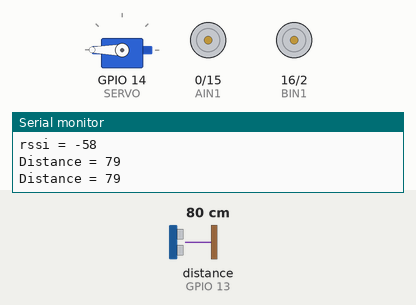
A sketch run on a simulated ESP8266 (NodeMCU). Parts: servo, motor-driver pin pairs drawn as motors (green arrow = first pin HIGH = forward, orange = second pin HIGH = backward, longer = more drive, scaled by the enable pin), the last lines printed to the serial monitor. Wiring (inferred from the names in the program): ultrasonic range finder: trigger GPIO 12; echo GPIO 13. Inputs (shaded band) come from the test bench; at power-on: distance to the obstacle (sensor on GPIO 13) 80 cm. The echo pulse lasts 58.3 µs per cm; WiFi joins after 1.5 s; servers stay silent unless stated.

Above: at 3.2 s.
3.3 s: distance to the obstacle (sensor on GPIO 13) set to 24 cm
At 6.0 s:
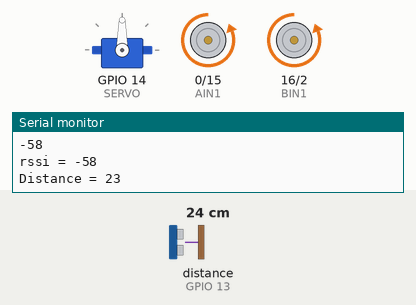
6.3 s: distance to the obstacle (sensor on GPIO 13) set to 20 cm
At 7.7 s:
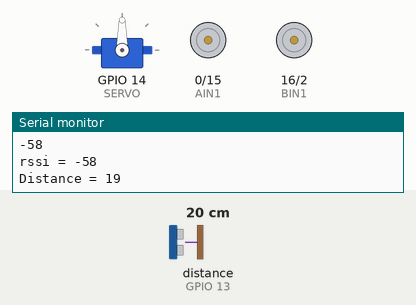
At 9.1 s:
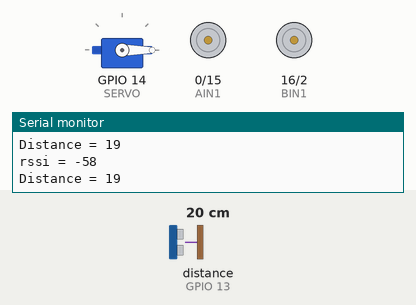
9.3 s: distance to the obstacle (sensor on GPIO 13) set to 28 cm
12.3 s: distance to the obstacle (sensor on GPIO 13) set to 34 cm
Timing chart, 0 to 45.8 s (numbered marks = the images above; inputs shaded):
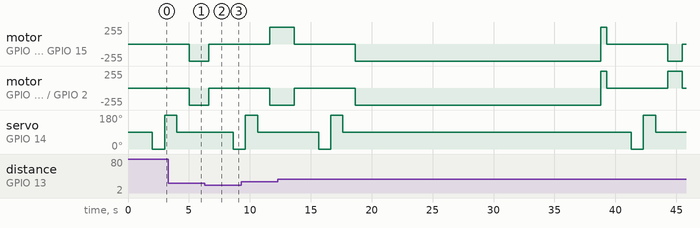

The sketch:

rtes_rendezvous.ino
```cpp
#include <ESP8266WiFi.h>
#include <Servo.h>
#ifndef WIFIMODULE
#define WIFISSID "OnePlus 6T" //rtesgroup11
#define WIFIPWD  "12345678" //rtesgroup11
#endif
const char* ssid     = WIFISSID;
const char* password = WIFIPWD;
Servo servoMotor; //servoMotor for rotating the ultrasonic sensor
#define STOP_RSSI -50  //If signal for RSSI is below this, it will stop the car
#define stop_distance_threshold 20
#define move_distance_threshold 30
//Motor A
#define SERVO 14 // Servo
#define PWMA 5 //Speed control
#define AIN1 0 //Direction wheel A
#define AIN2 15 //Direction wheel A
//Motor B
#define PWMB 4 //Speed control
#define BIN1 16 //Direction wheel B
#define BIN2 2 //Direction wheel B
//#define STNDBY 0 //Standby pin
// Trig and Echo pin for ultrasonic:
#define trigPin 12
#define echoPin 13

#define rotateRight 1
#define rotateLeft 2
#define rotate180 0

int forward_count = 0;
bool stop_bot = false;

void setIOPins(){
  pinMode(AIN1, OUTPUT);
  pinMode(AIN2, OUTPUT);
  pinMode(BIN1, OUTPUT);
  pinMode(BIN2, OUTPUT);
  pinMode(trigPin, OUTPUT);
  pinMode(echoPin, INPUT);
  pinMode(PWMA, OUTPUT);
  pinMode(PWMB, OUTPUT);
  pinMode(SERVO, OUTPUT);
}
void connectToWifi(){
  Serial.print("Connecting to ");
  Serial.println(ssid);
  WiFi.mode(WIFI_STA);
  WiFi.begin(ssid, password);
  while (WiFi.status() != WL_CONNECTED) {
    delay(1000);
    Serial.println(WiFi.status());
  }
  Serial.println("WiFi connected");
  Serial.println("IP address: ");
  Serial.println(WiFi.localIP());
}

void setup() {
  // put your setup code here, to run once:
  Serial.begin(115200);
  servoMotor.attach(SERVO);
  setIOPins();
  Serial.println("Let the Program begin");
  connectToWifi();
}

int signalStrength(){
  long rssi = WiFi.RSSI();
  Serial.print("rssi = ");
  Serial.println(rssi);
  return rssi;
}

int calculateDistance(){
  long duration;
  int distance;
  // Clear the trigPin by setting it LOW:
  digitalWrite(trigPin, LOW);
  delayMicroseconds(2);
  // Trigger the sensor by setting the trigPin high for 10 microseconds:
  digitalWrite(trigPin, HIGH);
  delayMicroseconds(10);
  digitalWrite(trigPin, LOW);
  // Read the echoPin, pulseIn() returns the duration (length of the pulse) in microseconds:
  duration = pulseIn(echoPin, HIGH);
  // Calculate the distance:
  distance= duration*0.034/2;
  Serial.print("Distance = ");
  Serial.println(distance);
  return distance;
}

void turnServo(int angle){
  servoMotor.write(angle);
  delay(1000);
}
void getUltrasonicReadings(int *ultrasonicReadingsArray){
  ultrasonicReadingsArray[0] = calculateDistance();
  turnServo(0);    //Rotate Servo to face Right
  ultrasonicReadingsArray[1] = calculateDistance();
  turnServo(180);  //Rotate Servo to face Left
  ultrasonicReadingsArray[2] = calculateDistance();
  turnServo(90);   //Back to Original Position
}

void startCar(){
  //digitalWrite(STNDBY, HIGH);
}
void stopCar(){
  digitalWrite(AIN1, LOW);
  digitalWrite(AIN2, LOW);
  digitalWrite(BIN1, LOW);
  digitalWrite(BIN2, LOW);
}

void turnCar(int rotateDirection){
  startCar();
  if(rotateDirection == rotateRight){
    digitalWrite(AIN1, HIGH);
    digitalWrite(AIN2, LOW);
    digitalWrite(BIN1, LOW);
    digitalWrite(BIN2, HIGH);
    delay(1200);
  }
  if(rotateDirection == rotateLeft){
    digitalWrite(AIN1, LOW);
    digitalWrite(AIN2, HIGH);
    digitalWrite(BIN1, HIGH);
    digitalWrite(BIN2, LOW);
    delay(1200);
  }
  if(rotateDirection == rotate180){
    digitalWrite(AIN1, HIGH);
    digitalWrite(AIN2, LOW);
    digitalWrite(BIN1, LOW);
    digitalWrite(BIN2, HIGH);
    delay(2000);
  }
  stopCar();
}

void moveReverse(){
  Serial.println("Moving Reverse");
  analogWrite(PWMA, 550);
  analogWrite(PWMB, 400);
  digitalWrite(AIN1, HIGH);
  digitalWrite(AIN2, LOW);
  digitalWrite(BIN1, HIGH);
  digitalWrite(BIN2, LOW);
  delay(500);
  stopCar();
}
int moveForward(int distance){
//  startCar();
  Serial.println("Moving Forward");
  int stuckCount = 50;  //Currently set for 50x400ms(delay in the loop below) = 20seconds
  analogWrite(PWMA, 550);
  analogWrite(PWMB, 400);
  digitalWrite(AIN1, LOW);
  digitalWrite(AIN2, HIGH);
  digitalWrite(BIN1, LOW);
  digitalWrite(BIN2, HIGH);
  while(calculateDistance() > stop_distance_threshold && stuckCount > 0){
    delay(400); //delay between consecutive readings of ultrasonic sensor
    stuckCount --;
    Serial.print("RSSI = ");
    Serial.println(signalStrength());
    if(signalStrength() > STOP_RSSI){
        stop_bot = true;
        break;
    }
  }
  if(stuckCount<=0){
    return 1; //Car is stuck
  }
  stopCar();
  return 0;
}

void loop() {
  if (!stop_bot){  //If destination is not reached, check rssi and move the bot
    if (signalStrength() > STOP_RSSI) {
        stop_bot = true;
    }
    int distance[3];
    getUltrasonicReadings(distance);
    Serial.print("Distance Front = ");
    Serial.println(distance[0]);
    Serial.print("Distance Right = ");
    Serial.println(distance[1]);
    Serial.print("Distance Left = ");
    Serial.println(distance[2]);
    if (distance[0] > move_distance_threshold && forward_count <= 3) {
      int stuckFlag = moveForward(distance[0]);
      if(stuckFlag){
        forward_count = 4;  //Need to stop the car
        moveReverse();
      }
      forward_count++;
    }
    else if(distance[1] > move_distance_threshold && distance[1] > distance[2]){
      Serial.println("Turning Right");
      turnCar(rotateRight);
      forward_count = 0;
  //    moveForward(distance[1]);
    }
    else if(distance[2] > move_distance_threshold){
      Serial.println("Turning Left");
      turnCar(rotateLeft);
      forward_count = 0;
  //    moveForward(distance[2]);
    }
    else{
      Serial.println("Turning 180");
      turnCar(rotate180);
    }
    delay(2000);
  }
  else{ //If bot reaches the destination
    Serial.println("Destination Reached!!!!!!!");
  }
}
```

Measured:
- the behaviour switches between 22 and 21 cm on distance to the obstacle (sensor on GPIO 13) (found by bisection; images 1 and 2)
- after the input at 6.3 s, motor on GPIO 0 (AIN1) / GPIO 15 (AIN2), motor on GPIO 16 (BIN1) / GPIO 2 (BIN2): backward 255/255 → stopped after 0.33 s; servo on GPIO 14 (SERVO): 90° → 0° after 2.3 s
